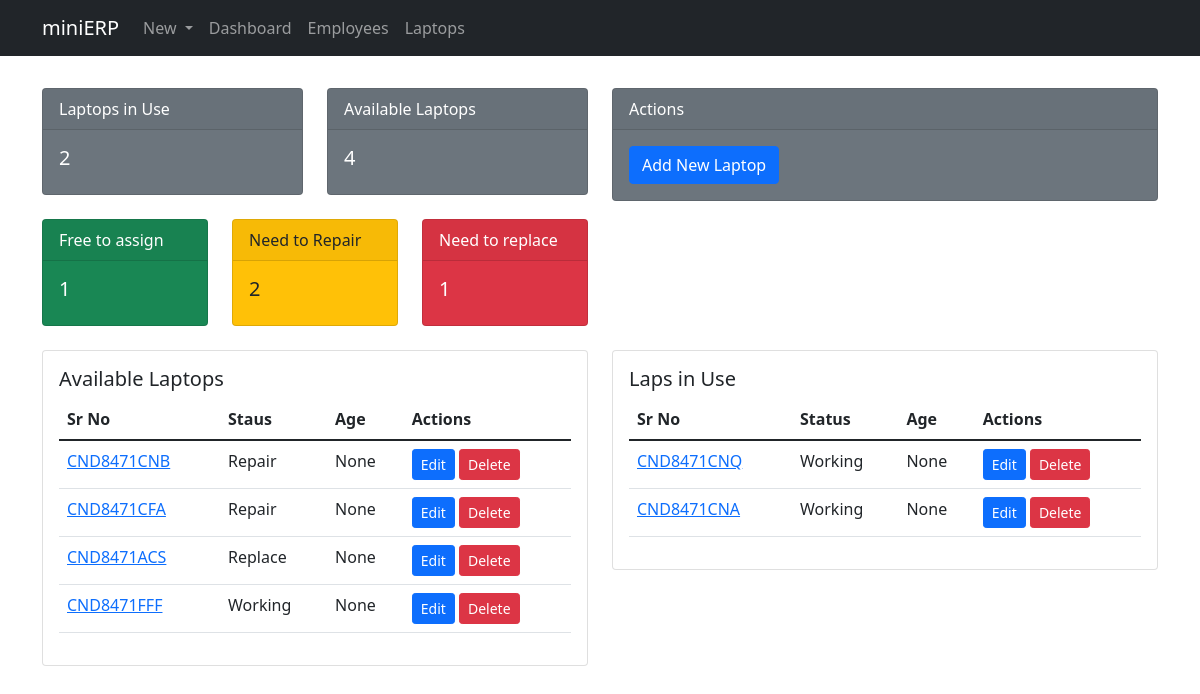
The app's page /dash_laptops/, older data.
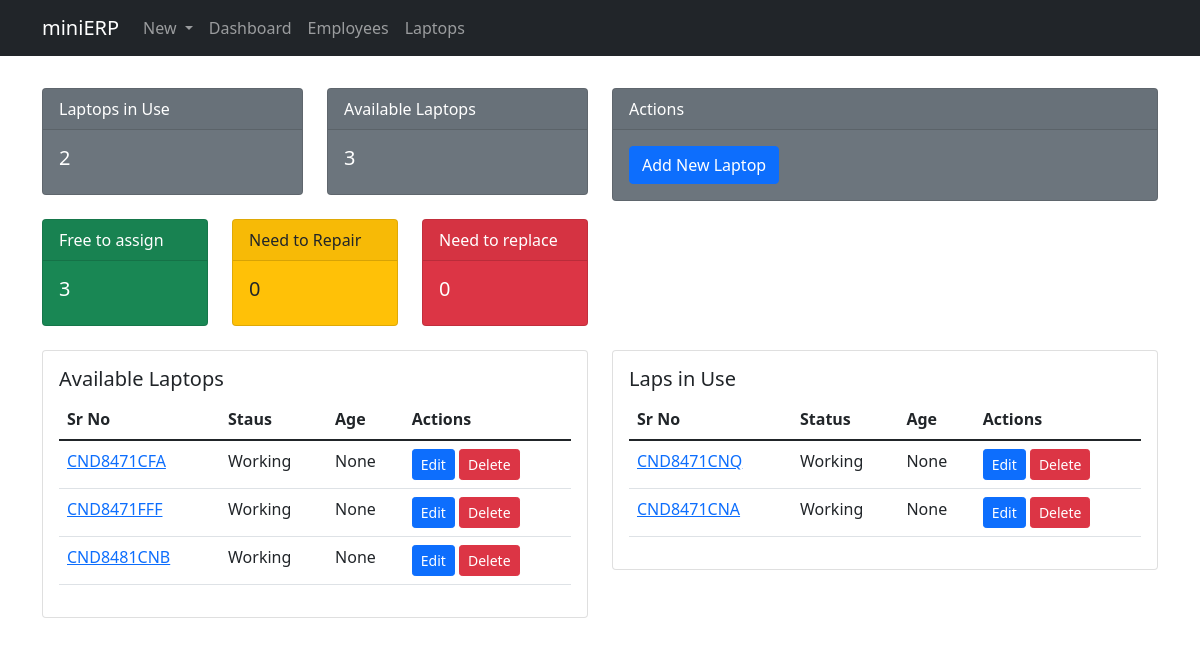
The same page, newer data.
### hardware/models.py (models this page shows, shortened)
class Laptop(models.Model):
    LAPTOP_STATUSES = (
        ('Working', 'Working'),
        ('Repair', 'Repair'),
        ('Replace', 'Replace'),
    )
    id = models.AutoField(primary_key=True, editable=False)
    hardware_id = models.CharField(max_length=50, null=True, default=None, blank=True, unique=True)
    laptop_sr_no = models.CharField(max_length=100, unique=True)
    brand = models.ForeignKey(LaptopBrand, null=True, on_delete=models.SET_NULL)
    model = models.ForeignKey(LaptopModel, null=True, on_delete=models.SET_NULL)
    media = models.ForeignKey(LaptopMedia, null=True, on_delete=models.SET_NULL)
    laptop_status = models.CharField(max_length=20, null=True, choices=LAPTOP_STATUSES)
    laptop_location = models.ForeignKey(Location, null=True, blank=False, on_delete=models.SET_NULL)
    laptop_date_purchased = models.DateField(null=True)
    laptop_date_sold = models.DateField(null=True, blank=True)
    laptop_date_created = models.DateField(auto_now_add=True)
    @property
    def laptop_age(self):
        today = date.today()
        age = today - self.laptop_date_purchased
        age_stripped = str(age).split(",", 1)[0]
        return

### hardware/views.py (the view)
# urls.py: path('dash_laptops/', views.laptops, name='dash_laptops'),
def laptops(request):
    available_laps = Laptop.objects.filter(hardware=None)
    assignable_laps = available_laps.filter(laptop_status='Working')
    repairable_laps = available_laps.filter(laptop_status='Repair')
    replaceable_laps = available_laps.filter(laptop_status='Replace')
    laps_in_use = Laptop.objects.filter(hardware__isnull=False)
    laps_for_repair = Laptop.objects.all().filter(laptop_status='Repair').count()
    laps_for_replace = Laptop.objects.all().filter(laptop_status='Replace').count()
    working_laps = Laptop.objects.all().filter(laptop_status='Working').count()
    context = {'laps_for_repair':laps_for_repair, 'laps_for_replace':laps_for_replace,
    'working_laps':working_laps, 'available_laps':available_laps, 'laps_in_use':laps_in_use,
    'assignable_laps':assignable_laps, 'repairable_laps':repairable_laps, 'replaceable_laps':replaceable_laps }
    return render(request, 'hardware/dash_laptops.html', context)

### hardware/templates/hardware/dash_laptops.html (shortened to what the changed rows need)
{% extends 'hardware/main.html' %}
{% block content %}
<div class="container">
    <div class="row my-2">
        <div class="col-md-6">
            <div class="row row-cols-1 row-cols-md-2 g-4">
                <div class="col">
                    <div class="card bg-secondary text-white">
                        <div class="card-body">
                          <h5 class="card-title">{{available_laps.count}}</h5>
                        </div>
                    </div>
                </div>
                <div class="col-md-4">
                    <div class="card text-white bg-success">
                        <div class="card-body">
                          <h5 class="card-title">{{assignable_laps.count}}</h5>
                        </div>
                    </div>
                </div>
                <div class="col-md-4">
                    <div class="card bg-warning">
                        <div class="card-body">
                          <h5 class="card-title">{{repairable_laps.count}}</h5>
                        </div>
                    </div>
                </div>
                <div class="col-md-4">
                    <div class="card bg-danger text-white">
                        <div class="card-body">
                          <h5 class="card-title">{{replaceable_laps.count}}</h5>
                        </div>
                    </div>
                </div>
            </div>
        </div>
    </div>
    <div class="row my-4">
        <div class="col-md-6">
            <div class="card card-body">
                <table class="table table-stripped">
                    <thead>
                    <tr>
                        <th scope="col">Sr No</th>
                        <th scope="col">Staus</th>
                        <th scope="col">Age</th>
                        <th scope="col">Actions</th>
                    </tr>
                    </thead>
                    <tbody>
                        {% for lap in available_laps %}
                            <tr>
                                <td><a href="{% url 'laptop' lap.id %}">{{lap.laptop_sr_no}}</a></td>
                                <td>{{lap.laptop_status}}</td>
                                <td>{{lap.laptop_age}}</td>
                                <td>
                                    <a href="{% url 'laptop_edit' lap.id %}" class="btn btn-primary btn-sm">Edit</a>
                                    <a href="{% url 'laptop_del' lap.id %}" class="btn btn-danger btn-sm">Delete</a>
                                </td>
                            </tr>
                        {% endfor %}
                    </tbody>
                </table>
            </div>
        </div>
        <div class="col-md-6">
            <div class="card card-body">
                <table class="table table-stripped">
                    <thead>
                    <tr>
                        <th scope="col">Sr No</th>
                        <th scope="col">Status</th>
                        <th scope="col">Age</th>
                        <th scope="col">Actions</th>
                    </tr>
                    </thead>
                    <tbody>
                        {% for lap in laps_in_use %}
                            <tr>
                                <td><a href="{% url 'laptop' lap.id %}">{{lap.laptop_sr_no}}</a></td>
                                <td>{{lap.laptop_status}}</td>
                                <td>{{lap.laptop_age}}</td>
                                <td>
                                    <a class="btn btn-primary btn-sm" href="{% url 'laptop_edit' lap.id %}">Edit</a>
                                    <a class="btn btn-danger btn-sm" href="{% url 'laptop_del' lap.id %}">Delete</a>
                                </td>
                            </tr>
                        {% endfor %}
                    </tbody>
                </table>
            </div>
        </div>
    </div>
</div>
{% endblock %}

Row changes from the older to the newer data that the page shows:
removed Laptop: laptop_sr_no "CND8471CNB", laptop_status "Repair", laptop_age "None", shown under "Available Laptops"
removed Laptop: laptop_sr_no "CND8471ACS", laptop_status "Replace", laptop_age "None", shown under "Available Laptops"
changed Laptop "CND8471CFA": laptop_status "Repair" → "Working"
added Laptop: laptop_sr_no "CND8481CNB", laptop_status "Working", laptop_age "None", shown under "Available Laptops"
Text that changed along with them:
{{ available_laps.count }}: "4" → "3"
{{ assignable_laps.count }}: "1" → "3"
{{ repairable_laps.count }}: "2" → "0"
{{ replaceable_laps.count }}: "1" → "0"
